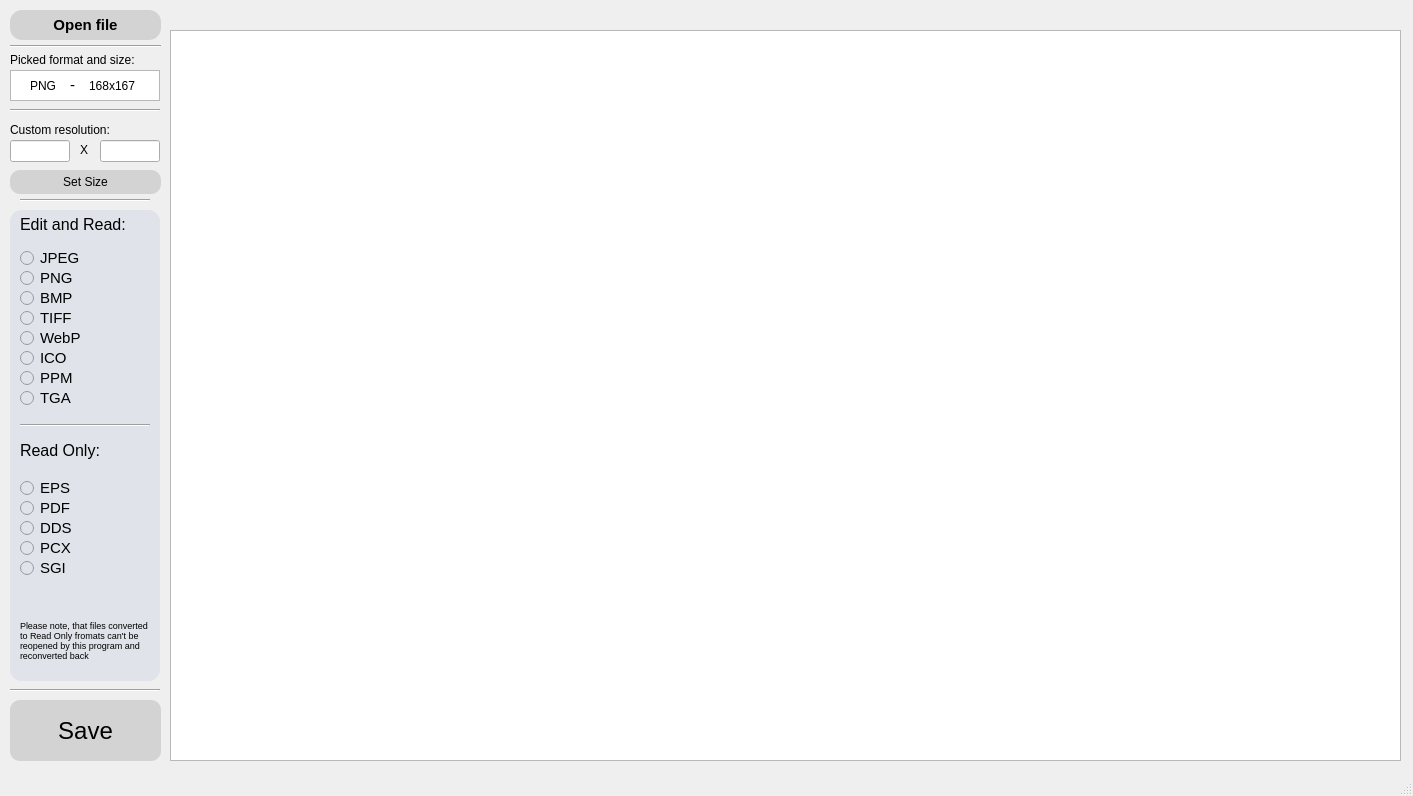
<?xml version="1.0" encoding="UTF-8"?>
<ui version="4.0">
 <class>MainWindow</class>
 <widget class="QMainWindow" name="MainWindow">
  <property name="geometry">
   <rect>
    <x>0</x>
    <y>0</y>
    <width>1413</width>
    <height>796</height>
   </rect>
  </property>
  <property name="windowTitle">
   <string>MainWindow</string>
  </property>
  <widget class="QWidget" name="centralwidget">
   <widget class="QGraphicsView" name="ShowImageView">
    <property name="geometry">
     <rect>
      <x>170</x>
      <y>30</y>
      <width>1231</width>
      <height>731</height>
     </rect>
    </property>
    <property name="styleSheet">
     <string notr="true"/>
    </property>
   </widget>
   <widget class="QPushButton" name="SaveButton">
    <property name="geometry">
     <rect>
      <x>10</x>
      <y>700</y>
      <width>151</width>
      <height>61</height>
     </rect>
    </property>
    <property name="font">
     <font>
      <pointsize>18</pointsize>
      <bold>false</bold>
     </font>
    </property>
    <property name="styleSheet">
     <string notr="true">display: flex; justify-content: center; align-item: center;border: none; background-color: lightgray; border-radius: 10px</string>
    </property>
    <property name="text">
     <string>Save</string>
    </property>
   </widget>
   <widget class="QPushButton" name="OpenFileButton">
    <property name="geometry">
     <rect>
      <x>10</x>
      <y>10</y>
      <width>151</width>
      <height>30</height>
     </rect>
    </property>
    <property name="font">
     <font>
      <pointsize>11</pointsize>
      <bold>true</bold>
     </font>
    </property>
    <property name="styleSheet">
     <string notr="true">background-color: lightgray;
 border: none;
 text-align: center;
justify-content: center;
 display: flex;
font-weight: bold;
border-radius: 12px;</string>
    </property>
    <property name="text">
     <string>Open file</string>
    </property>
   </widget>
   <widget class="QScrollArea" name="scrollArea">
    <property name="geometry">
     <rect>
      <x>10</x>
      <y>210</y>
      <width>150</width>
      <height>471</height>
     </rect>
    </property>
    <property name="styleSheet">
     <string notr="true">border: none;
border-radius: 12px;
background-color: #E0E4EA;</string>
    </property>
    <property name="widgetResizable">
     <bool>true</bool>
    </property>
    <widget class="QWidget" name="scrollAreaWidgetContents">
     <property name="geometry">
      <rect>
       <x>0</x>
       <y>0</y>
       <width>150</width>
       <height>471</height>
      </rect>
     </property>
     <widget class="QRadioButton" name="JPEG">
      <property name="geometry">
       <rect>
        <x>10</x>
        <y>40</y>
        <width>121</width>
        <height>16</height>
       </rect>
      </property>
      <property name="font">
       <font>
        <pointsize>11</pointsize>
       </font>
      </property>
      <property name="styleSheet">
       <string notr="true">border: none;</string>
      </property>
      <property name="text">
       <string>JPEG</string>
      </property>
     </widget>
     <widget class="QRadioButton" name="PNG">
      <property name="geometry">
       <rect>
        <x>10</x>
        <y>60</y>
        <width>121</width>
        <height>16</height>
       </rect>
      </property>
      <property name="font">
       <font>
        <pointsize>11</pointsize>
       </font>
      </property>
      <property name="styleSheet">
       <string notr="true">border: none;</string>
      </property>
      <property name="text">
       <string>PNG</string>
      </property>
     </widget>
     <widget class="QRadioButton" name="BMP">
      <property name="geometry">
       <rect>
        <x>10</x>
        <y>80</y>
        <width>121</width>
        <height>16</height>
       </rect>
      </property>
      <property name="font">
       <font>
        <pointsize>11</pointsize>
       </font>
      </property>
      <property name="styleSheet">
       <string notr="true">border: none;</string>
      </property>
      <property name="text">
       <string>BMP</string>
      </property>
     </widget>
     <widget class="QRadioButton" name="TIFF">
      <property name="geometry">
       <rect>
        <x>10</x>
        <y>100</y>
        <width>121</width>
        <height>16</height>
       </rect>
      </property>
      <property name="font">
       <font>
        <pointsize>11</pointsize>
       </font>
      </property>
      <property name="styleSheet">
       <string notr="true">border: none;</string>
      </property>
      <property name="text">
       <string>TIFF</string>
      </property>
     </widget>
     <widget class="QRadioButton" name="WebP">
      <property name="geometry">
       <rect>
        <x>10</x>
        <y>120</y>
        <width>121</width>
        <height>16</height>
       </rect>
      </property>
      <property name="font">
       <font>
        <pointsize>11</pointsize>
       </font>
      </property>
      <property name="styleSheet">
       <string notr="true">border: none;</string>
      </property>
      <property name="text">
       <string>WebP</string>
      </property>
     </widget>
     <widget class="QRadioButton" name="ICO">
      <property name="geometry">
       <rect>
        <x>10</x>
        <y>140</y>
        <width>121</width>
        <height>16</height>
       </rect>
      </property>
      <property name="font">
       <font>
        <pointsize>11</pointsize>
       </font>
      </property>
      <property name="styleSheet">
       <string notr="true">border: none;</string>
      </property>
      <property name="text">
       <string>ICO</string>
      </property>
     </widget>
     <widget class="QRadioButton" name="PPM">
      <property name="geometry">
       <rect>
        <x>10</x>
        <y>160</y>
        <width>121</width>
        <height>16</height>
       </rect>
      </property>
      <property name="font">
       <font>
        <pointsize>11</pointsize>
       </font>
      </property>
      <property name="styleSheet">
       <string notr="true">border: none;</string>
      </property>
      <property name="text">
       <string>PPM</string>
      </property>
     </widget>
     <widget class="QRadioButton" name="TGA">
      <property name="geometry">
       <rect>
        <x>10</x>
        <y>180</y>
        <width>121</width>
        <height>16</height>
       </rect>
      </property>
      <property name="font">
       <font>
        <pointsize>11</pointsize>
       </font>
      </property>
      <property name="styleSheet">
       <string notr="true">border: none;</string>
      </property>
      <property name="text">
       <string>TGA</string>
      </property>
     </widget>
     <widget class="QRadioButton" name="EPS">
      <property name="geometry">
       <rect>
        <x>10</x>
        <y>270</y>
        <width>121</width>
        <height>16</height>
       </rect>
      </property>
      <property name="font">
       <font>
        <pointsize>11</pointsize>
       </font>
      </property>
      <property name="styleSheet">
       <string notr="true">border: none;</string>
      </property>
      <property name="text">
       <string>EPS</string>
      </property>
     </widget>
     <widget class="QRadioButton" name="DDS">
      <property name="geometry">
       <rect>
        <x>10</x>
        <y>310</y>
        <width>121</width>
        <height>16</height>
       </rect>
      </property>
      <property name="font">
       <font>
        <pointsize>11</pointsize>
       </font>
      </property>
      <property name="styleSheet">
       <string notr="true">border: none;</string>
      </property>
      <property name="text">
       <string>DDS</string>
      </property>
     </widget>
     <widget class="QRadioButton" name="PDF">
      <property name="geometry">
       <rect>
        <x>10</x>
        <y>290</y>
        <width>121</width>
        <height>16</height>
       </rect>
      </property>
      <property name="font">
       <font>
        <pointsize>11</pointsize>
       </font>
      </property>
      <property name="styleSheet">
       <string notr="true">border: none;</string>
      </property>
      <property name="text">
       <string>PDF</string>
      </property>
     </widget>
     <widget class="QRadioButton" name="PCX">
      <property name="geometry">
       <rect>
        <x>10</x>
        <y>330</y>
        <width>121</width>
        <height>16</height>
       </rect>
      </property>
      <property name="font">
       <font>
        <pointsize>11</pointsize>
       </font>
      </property>
      <property name="styleSheet">
       <string notr="true">border: none;</string>
      </property>
      <property name="text">
       <string>PCX</string>
      </property>
     </widget>
     <widget class="QRadioButton" name="SGI">
      <property name="geometry">
       <rect>
        <x>10</x>
        <y>350</y>
        <width>121</width>
        <height>16</height>
       </rect>
      </property>
      <property name="font">
       <font>
        <pointsize>11</pointsize>
       </font>
      </property>
      <property name="styleSheet">
       <string notr="true">border: none;</string>
      </property>
      <property name="text">
       <string>SGI</string>
      </property>
     </widget>
     <widget class="QLabel" name="label_5">
      <property name="geometry">
       <rect>
        <x>10</x>
        <y>-1</y>
        <width>121</width>
        <height>31</height>
       </rect>
      </property>
      <property name="font">
       <font>
        <pointsize>12</pointsize>
       </font>
      </property>
      <property name="styleSheet">
       <string notr="true">border: none; z-index: 10;</string>
      </property>
      <property name="text">
       <string>Edit and Read:</string>
      </property>
     </widget>
     <widget class="QLabel" name="label_6">
      <property name="geometry">
       <rect>
        <x>10</x>
        <y>220</y>
        <width>100</width>
        <height>40</height>
       </rect>
      </property>
      <property name="font">
       <font>
        <pointsize>12</pointsize>
       </font>
      </property>
      <property name="styleSheet">
       <string notr="true">border: none;</string>
      </property>
      <property name="text">
       <string>Read Only:</string>
      </property>
     </widget>
     <widget class="QLabel" name="label_7">
      <property name="geometry">
       <rect>
        <x>10</x>
        <y>400</y>
        <width>131</width>
        <height>61</height>
       </rect>
      </property>
      <property name="font">
       <font>
        <family>Segoe UI Symbol</family>
        <pointsize>7</pointsize>
       </font>
      </property>
      <property name="text">
       <string>Please note, that files converted to Read Only fromats can't be reopened by this program and reconverted back</string>
      </property>
      <property name="wordWrap">
       <bool>true</bool>
      </property>
     </widget>
    </widget>
   </widget>
   <widget class="Line" name="line">
    <property name="geometry">
     <rect>
      <x>10</x>
      <y>36</y>
      <width>151</width>
      <height>20</height>
     </rect>
    </property>
    <property name="orientation">
     <enum>Qt::Orientation::Horizontal</enum>
    </property>
   </widget>
   <widget class="Line" name="line_2">
    <property name="geometry">
     <rect>
      <x>10</x>
      <y>680</y>
      <width>150</width>
      <height>20</height>
     </rect>
    </property>
    <property name="orientation">
     <enum>Qt::Orientation::Horizontal</enum>
    </property>
   </widget>
   <widget class="QLabel" name="label">
    <property name="geometry">
     <rect>
      <x>10</x>
      <y>50</y>
      <width>131</width>
      <height>20</height>
     </rect>
    </property>
    <property name="font">
     <font>
      <family>Segoe UI Symbol</family>
     </font>
    </property>
    <property name="text">
     <string>Picked format and size:</string>
    </property>
   </widget>
   <widget class="QListView" name="listView">
    <property name="geometry">
     <rect>
      <x>10</x>
      <y>70</y>
      <width>150</width>
      <height>31</height>
     </rect>
    </property>
   </widget>
   <widget class="QWidget" name="horizontalLayoutWidget">
    <property name="geometry">
     <rect>
      <x>30</x>
      <y>70</y>
      <width>111</width>
      <height>31</height>
     </rect>
    </property>
    <layout class="QHBoxLayout" name="horizontalLayout">
     <item>
      <widget class="QLabel" name="FormatLabel">
       <property name="font">
        <font>
         <pointsize>9</pointsize>
        </font>
       </property>
       <property name="text">
        <string>PNG</string>
       </property>
      </widget>
     </item>
     <item>
      <widget class="QLabel" name="SizeLabel">
       <property name="font">
        <font>
         <pointsize>9</pointsize>
        </font>
       </property>
       <property name="text">
        <string>168x167</string>
       </property>
      </widget>
     </item>
    </layout>
   </widget>
   <widget class="Line" name="line_3">
    <property name="geometry">
     <rect>
      <x>20</x>
      <y>420</y>
      <width>130</width>
      <height>10</height>
     </rect>
    </property>
    <property name="font">
     <font>
      <underline>false</underline>
     </font>
    </property>
    <property name="autoFillBackground">
     <bool>false</bool>
    </property>
    <property name="styleSheet">
     <string notr="true"/>
    </property>
    <property name="orientation">
     <enum>Qt::Orientation::Horizontal</enum>
    </property>
   </widget>
   <widget class="Line" name="line_4">
    <property name="geometry">
     <rect>
      <x>20</x>
      <y>190</y>
      <width>130</width>
      <height>20</height>
     </rect>
    </property>
    <property name="autoFillBackground">
     <bool>false</bool>
    </property>
    <property name="styleSheet">
     <string notr="true">z-index: 1;</string>
    </property>
    <property name="orientation">
     <enum>Qt::Orientation::Horizontal</enum>
    </property>
   </widget>
   <widget class="Line" name="line_5">
    <property name="geometry">
     <rect>
      <x>10</x>
      <y>100</y>
      <width>150</width>
      <height>20</height>
     </rect>
    </property>
    <property name="autoFillBackground">
     <bool>false</bool>
    </property>
    <property name="styleSheet">
     <string notr="true">z-index: 1;</string>
    </property>
    <property name="orientation">
     <enum>Qt::Orientation::Horizontal</enum>
    </property>
   </widget>
   <widget class="QLineEdit" name="width">
    <property name="geometry">
     <rect>
      <x>10</x>
      <y>140</y>
      <width>60</width>
      <height>22</height>
     </rect>
    </property>
   </widget>
   <widget class="QLineEdit" name="height">
    <property name="geometry">
     <rect>
      <x>100</x>
      <y>140</y>
      <width>60</width>
      <height>22</height>
     </rect>
    </property>
   </widget>
   <widget class="QLabel" name="label_2">
    <property name="geometry">
     <rect>
      <x>80</x>
      <y>140</y>
      <width>10</width>
      <height>20</height>
     </rect>
    </property>
    <property name="font">
     <font>
      <family>Segoe UI Symbol</family>
     </font>
    </property>
    <property name="styleSheet">
     <string notr="true">text-align: center;</string>
    </property>
    <property name="text">
     <string>Х</string>
    </property>
   </widget>
   <widget class="QLabel" name="label_3">
    <property name="geometry">
     <rect>
      <x>10</x>
      <y>120</y>
      <width>131</width>
      <height>20</height>
     </rect>
    </property>
    <property name="font">
     <font>
      <family>Segoe UI Symbol</family>
     </font>
    </property>
    <property name="text">
     <string>Custom resolution:</string>
    </property>
   </widget>
   <widget class="QPushButton" name="SetSize">
    <property name="geometry">
     <rect>
      <x>10</x>
      <y>170</y>
      <width>151</width>
      <height>24</height>
     </rect>
    </property>
    <property name="styleSheet">
     <string notr="true">display: flex; justify-content: center; align-item: center;border: none; background-color: lightgray; border-radius: 10px</string>
    </property>
    <property name="text">
     <string>Set Size</string>
    </property>
   </widget>
   <widget class="QLabel" name="label_4">
    <property name="geometry">
     <rect>
      <x>70</x>
      <y>70</y>
      <width>20</width>
      <height>29</height>
     </rect>
    </property>
    <property name="font">
     <font>
      <pointsize>11</pointsize>
     </font>
    </property>
    <property name="text">
     <string>-</string>
    </property>
   </widget>
   <widget class="QLabel" name="WARNING">
    <property name="geometry">
     <rect>
      <x>170</x>
      <y>-1</y>
      <width>1221</width>
      <height>31</height>
     </rect>
    </property>
    <property name="font">
     <font>
      <family>Segoe UI Symbol</family>
      <pointsize>16</pointsize>
      <bold>true</bold>
     </font>
    </property>
    <property name="styleSheet">
     <string notr="true">color: red</string>
    </property>
    <property name="text">
     <string/>
    </property>
   </widget>
  </widget>
  <widget class="QStatusBar" name="statusbar"/>
 </widget>
 <resources/>
 <connections/>
</ui>
